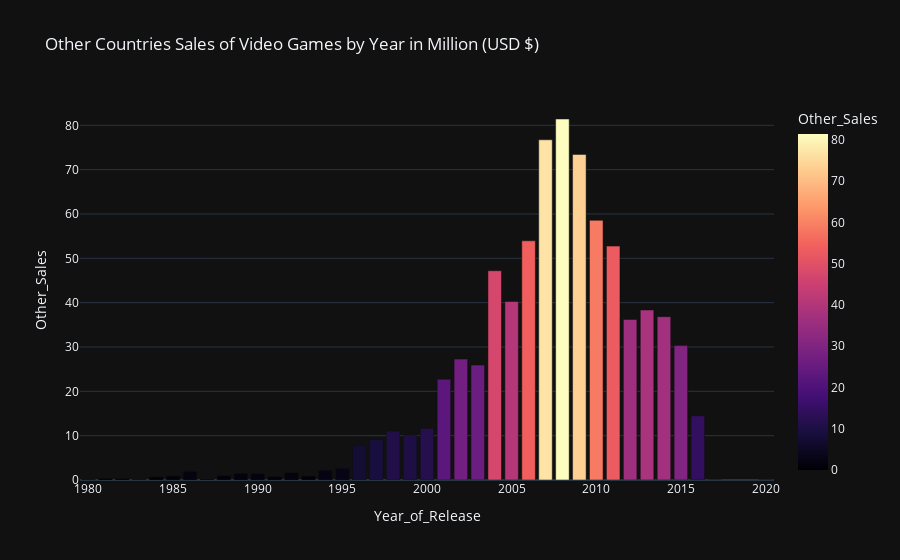

The cell this chart's notebook holds for it:
### Code cell
#Showing Other Countries' Sales of Video Games by Year

fig4 = px.bar(df_othersales, x='Year_of_Release', y='Other_Sales', color='Other_Sales', color_continuous_scale=px.colors.sequential.Magma, template='plotly_dark', title='Other Countries Sales of Video Games by Year in Million (USD $)')
fig4.show()

### Figure 1 — Plotly figure (JSON) as saved in the notebook; plotly's stock layout.template omitted (floating-point values rounded to 4 significant figures)
{"data": [{"alignmentgroup": "True", "hovertemplate": "Year_of_Release=%{x}<br>Other_Sales=%{marker.color}<extra></extra>", "legendgroup": "", "marker": {"color": [0.12, 0.32, 0.31, 0.14, 0.7, 0.92, 1.93, 0.2, 0.99, 1.5, 1.4, 0.74, 1.65, 0.89, 2.2, 2.64, 7.69, 9.13, 11.01, 10.04, 11.62, 22.73, 27.27, 25.92, 47.19, 40.26, 53.95, 76.73, 81.42, 73.44, 58.57, 52.75, 36.19, 38.35, 36.83, 30.31, 14.48, 0, 0.02], "coloraxis": "coloraxis", "pattern": {"shape": ""}}, "name": "", "offsetgroup": "", "orientation": "v", "showlegend": false, "textposition": "auto", "type": "bar", "x": [1980, 1981, 1982, 1983, 1984, 1985, 1986, 1987, 1988, 1989, 1990, 1991, 1992, 1993, 1994, 1995, 1996, 1997, 1998, 1999, 2000, 2001, 2002, 2003, 2004, 2005, 2006, 2007, 2008, 2009, 2010, 2011, 2012, 2013, 2014, 2015, 2016, 2017, 2020], "xaxis": "x", "y": [0.12, 0.32, 0.31, 0.14, 0.7, 0.92, 1.93, 0.2, 0.99, 1.5, 1.4, 0.74, 1.65, 0.89, 2.2, 2.64, 7.69, 9.13, 11.01, 10.04, 11.62, 22.73, 27.27, 25.92, 47.19, 40.26, 53.95, 76.73, 81.42, 73.44, 58.57, 52.75, 36.19, 38.35, 36.83, 30.31, 14.48, 0, 0.02], "yaxis": "y"}], "layout": {"barmode": "relative", "coloraxis": {"colorbar": {"title": {"text": "Other_Sales"}}, "colorscale": [[0, "#000004"], [0.1111, "#180f3d"], [0.2222, "#440f76"], [0.3333, "#721f81"], [0.4444, "#9e2f7f"], [0.5556, "#cd4071"], [0.6667, "#f1605d"], [0.7778, "#fd9668"], [0.8889, "#feca8d"], [1, "#fcfdbf"]]}, "legend": {"tracegroupgap": 0}, "title": {"text": "Other Countries Sales of Video Games by Year in Million (USD $)"}, "xaxis": {"anchor": "y", "domain": [0, 1], "title": {"text": "Year_of_Release"}}, "yaxis": {"anchor": "x", "domain": [0, 1], "title": {"text": "Other_Sales"}}}}
